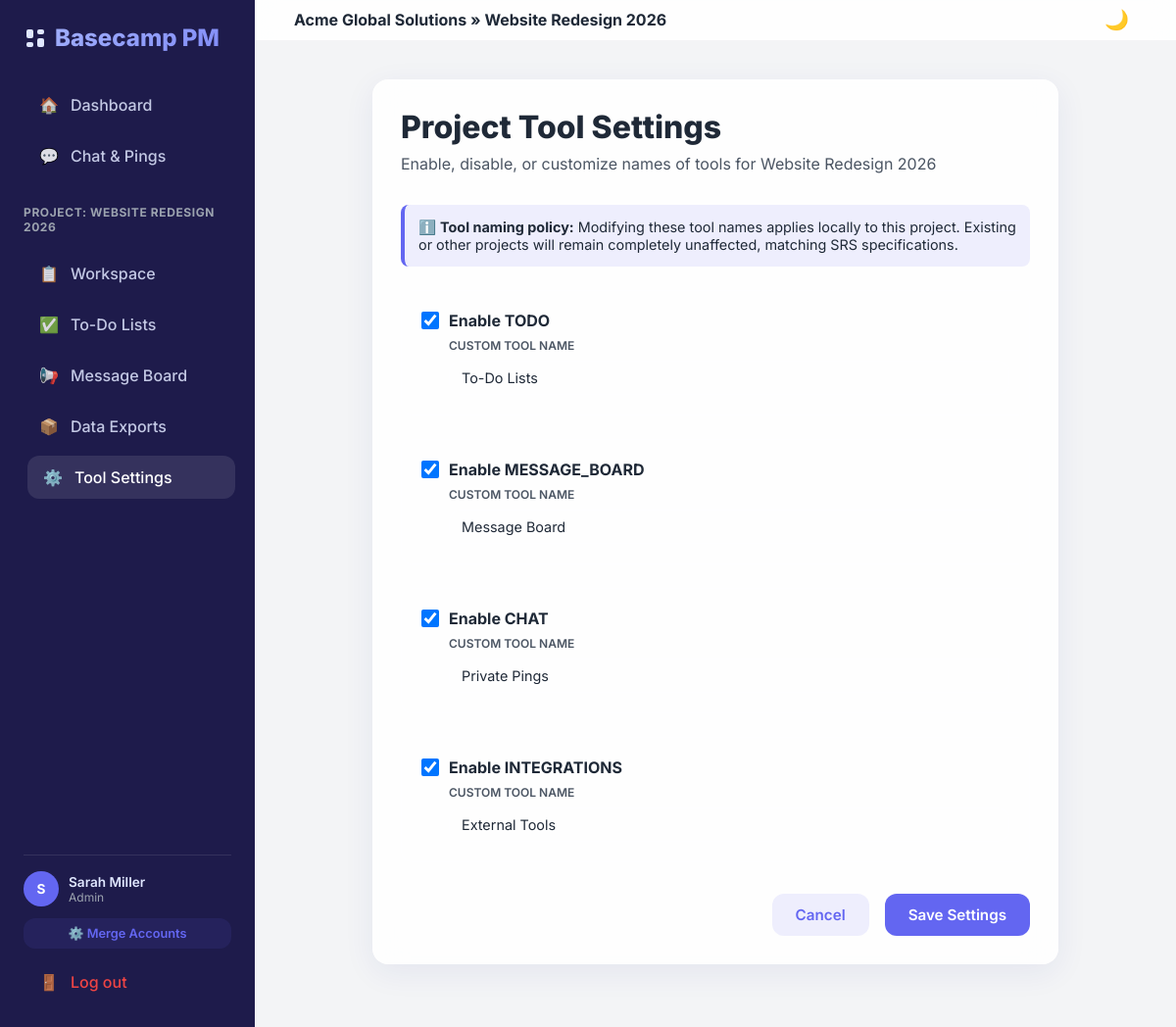
Page /projects/1/configure/ (signed in) on the committed database.
### projects/models.py (models this page shows, shortened)
class Project(models.Model):
    name = models.CharField(max_length=255)
    description = models.TextField(blank=True)
    company = models.ForeignKey('accounts.Company', on_delete=models.CASCADE, related_name='projects')
    created_by = models.ForeignKey('accounts.User', on_delete=models.SET_NULL, null=True, related_name='created_projects')
    members = models.ManyToManyField('accounts.User', related_name='projects', blank=True)
    created_at = models.DateTimeField(auto_now_add=True)

class ProjectTool(models.Model):
    project = models.ForeignKey(Project, on_delete=models.CASCADE, related_name='tools')
    tool_key = models.CharField(max_length=50)
    name = models.CharField(max_length=100)
    is_enabled = models.BooleanField(default=True)
    created_at = models.DateTimeField(auto_now_add=True)
    class Meta:
        unique_together = ('project', 'tool_key')

### accounts/models.py (models this page shows, shortened)
class User(AbstractUser):
    ROLE_ADMIN = 'admin'
    ROLE_MEMBER = 'member'
    ROLE_CLIENT = 'client'
    ROLE_COLLABORATOR = 'collaborator'
    ROLE_CHOICES = [
        (ROLE_ADMIN, 'Admin'),
        (ROLE_MEMBER, 'Organization Member'),
        (ROLE_CLIENT, 'Client'),
        (ROLE_COLLABORATOR, 'Outside Collaborator'),
    ]
    email = models.EmailField(unique=True)
    role = models.CharField(max_length=20, choices=ROLE_CHOICES, default=ROLE_MEMBER)
    is_merged = models.BooleanField(default=False)
    merged_into = models.ForeignKey('self', on_delete=models.SET_NULL, null=True, blank=True, related_name='merged_accounts')
    USERNAME_FIELD = 'email'
    REQUIRED_FIELDS = ['username']

class Company(models.Model):
    name = models.CharField(max_length=255)
    slug = models.SlugField(max_length=255, unique=True)
    created_at = models.DateTimeField(auto_now_add=True)

### projects/views.py (the view, shortened to what this page needs)
# urls.py: path('projects/<int:project_id>/configure/', views.configure_tools, name='configure_tools'),
@login_required
def configure_tools(request, project_id):
    project = get_object_or_404(Project, id=project_id)
    is_admin = request.user.memberships.filter(company=project.company, role=User.ROLE_ADMIN).exists()
    is_creator = (project.created_by == request.user)
    if not (is_admin or is_creator):
        messages.error(request, "Only project owners or administrators can configure tools.")
        return redirect('project_detail', project_id=project.id)
    tools = project.tools.all()
    return render(request, 'projects/configure_tools.html', {
        'project': project,
        'tools': tools
    })

### templates/projects/configure_tools.html (shortened to what this page needs)
{% extends 'base.html' %}
{% block content %}
<div style="max-width: 700px; margin: 0 auto;">
    <div class="glass-card">
        <h1 class="page-title">Project Tool Settings</h1>
        <p class="page-subtitle">Enable, disable, or customize names of tools for {{ project.name }}</p>
        <div style="background-color: var(--accent-light); border-left: 4px solid var(--accent); padding: 14px; border-radius: 8px; margin-bottom: 24px; font-size: 0.9rem;">
            ℹ️ <strong>Tool naming policy:</strong> Modifying these tool names applies locally to this project. Existing or other projects will remain completely unaffected, matching SRS specifications.
        </div>
        <form method="POST">
            <div style="display: flex; flex-direction: column; gap: 24px; margin-bottom: 32px;">
                {% for tool in tools %}
                <div style="padding: 20px; border: 1px solid var(--card-border); border-radius: 12px; display: flex; align-items: center; justify-content: space-between; gap: 20px; background-color: rgba(255, 255, 255, 0.01);">
                    <div style="flex-grow: 1;">
                        <div style="display: flex; align-items: center; gap: 10px; margin-bottom: 8px;">
                            <input type="checkbox" id="enabled_{{ tool.tool_key }}" name="enabled_{{ tool.tool_key }}" class="todo-checkbox" style="width: 18px; height: 18px;" {% if tool.is_enabled %}checked{% endif %}>
                            <label for="enabled_{{ tool.tool_key }}" style="font-weight: 700; font-size: 1rem; cursor: pointer; color: var(--text-primary);">
                                Enable {{ tool.tool_key|upper }}
                            </label>
                        </div>
                        <div class="form-group" style="margin-bottom: 0; margin-left: 28px;">
                            <label style="font-size: 0.75rem; font-weight: 600; text-transform: uppercase;">Custom Tool Name</label>
                            <input type="text" name="name_{{ tool.tool_key }}" class="form-control" value="{{ tool.name }}" style="padding: 8px 12px; font-size: 0.9rem;">
                        </div>
                    </div>
                </div>
                {% endfor %}
            </div>
            <div style="display: flex; gap: 16px; justify-content: flex-end;">
                <a href="{% url 'project_detail' project.id %}" class="btn btn-secondary">Cancel</a>
                <button type="submit" class="btn btn-primary">Save Settings</button>
            </div>
        </form>
    </div>
</div>
{% endblock %}

### templates/base.html (shortened to what this page needs)
{% load static %}
<!DOCTYPE html>
<html lang="en">
<head>
    <link rel="stylesheet" href="https://cdnjs.cloudflare.com/ajax/libs/highlight.js/11.8.0/styles/github-dark.min.css">
    <link rel="stylesheet" href="{% static 'css/style.css' %}">
</head>
<body>
    <div class="app-container">
        {% if user.is_authenticated %}
        <aside class="sidebar">
            <div class="sidebar-brand">
                <span>Basecamp PM</span>
            </div>
            <nav class="sidebar-nav">
                <a href="{% url 'dashboard' %}" class="nav-item {% if request.resolver_match.url_name == 'dashboard' %}active{% endif %}">
                    <span>🏠</span> Dashboard
                </a>
                <a href="{% url 'chat_hub' %}" class="nav-item {% if 'chat' in request.path %}active{% endif %}">
                    <span>💬</span> Chat & Pings
                </a>
                {% if project %}
                <div style="margin: 20px 0 10px 0; font-size: 0.75rem; text-transform: uppercase; letter-spacing: 0.05em; color: var(--text-muted); font-weight: 700;">
                    Project: {{ project.name }}
                </div>
                <a href="{% url 'project_detail' project.id %}" class="nav-item {% if request.resolver_match.url_name == 'project_detail' %}active{% endif %}">
                    <span>📋</span> Workspace
                </a>
                {% if 'todo' in enabled_keys or not enabled_keys %}
                <a href="{% url 'todo_lists' project.id %}" class="nav-item {% if 'todo' in request.path %}active{% endif %}">
                    <span>✅</span> {{ tool_names.todo|default:"To-Do Lists" }}
                </a>
                {% endif %}
                {% if 'message_board' in enabled_keys or not enabled_keys %}
                <a href="{% url 'message_board' project.id %}" class="nav-item {% if 'message-board' in request.path %}active{% endif %}">
                    <span>📢</span> {{ tool_names.message_board|default:"Message Board" }}
                </a>
                {% endif %}
                {% if 'integrations' in enabled_keys or not enabled_keys %}
                <a href="{% url 'export_list' project.id %}" class="nav-item {% if 'exports' in request.path %}active{% endif %}">
                    <span>📦</span> Data Exports
                </a>
                {% endif %}
                {% if user.role == 'admin' or project.created_by == user %}
                <a href="{% url 'configure_tools' project.id %}" class="nav-item {% if 'configure' in request.path %}active{% endif %}">
                    <span>⚙️</span> Tool Settings
                </a>
                {% endif %}
                {% endif %}
            </nav>
            <div class="sidebar-footer">
                <div class="user-badge">
                    <div class="user-avatar">
                        {{ user.first_name|slice:":1"|upper }}
                    </div>
                    <div>
                        <div style="font-weight: 600;">{{ user.first_name }} {{ user.last_name }}</div>
                        <div style="color: var(--text-muted); font-size: 0.75rem;">{{ user.get_role_display }}</div>
                    </div>
                </div>
                {% if user.role == 'admin' %}
                <a href="{% url 'merge_users' %}" class="btn btn-secondary" style="padding: 8px 12px; font-size: 0.8rem; width: 100%;">
                    ⚙️ Merge Accounts
                </a>
                {% endif %}
                <a href="{% url 'logout' %}" class="nav-item" style="color: var(--danger); opacity: 1;">
                    <span>🚪</span> Log out
                </a>
            </div>
        </aside>
        {% endif %}
        <div class="main-wrapper">
            {% if user.is_authenticated %}
            <header class="top-navbar">
                <div>
                    <h4 style="font-weight: 700;">
                        {% if project %}
                            {{ project.company.name }} &raquo; {{ project.name }}
                        {% else %}
                            Workspace Dashboard
                        {% endif %}
                    </h4>
                </div>
                <div class="navbar-actions">
                    <button class="theme-toggle-btn" id="themeToggle" title="Toggle theme">
                    </button>
                </div>
            </header>
            {% endif %}
            <main class="content-body">
                {% block content %}{% endblock %}
            </main>
        </div>
    </div>
</body>
</html>

### static/css/style.css (style rules this page uses)
:root { --bg-color: #f3f4f6; --card-bg: rgba(255, 255, 255, 0.85); --card-border: rgba(255, 255, 255, 0.4); --text-primary: #1f2937; --text-secondary: #4b5563; --text-muted: #9ca3af; --accent: #6366f1; --accent-hover: #4f46e5; --accent-light: rgba(99, 102, 241, 0.1); --danger: #ef4444; --danger-hover: #dc2626; --success: #10b981; --warning: #f59e0b; --sidebar-bg: #1e1b4b; --sidebar-text: #e0e7ff; --shadow: 0 8px 32px 0 rgba(31, 38, 135, 0.07); --border-radius: 16px; --transition: all 0.3s cubic-bezier(0.4, 0, 0.2, 1); }
* { margin: 0; padding: 0; box-sizing: border-box; font-family: 'Inter', system-ui, -apple-system, sans-serif; }
body { background-color: var(--bg-color); color: var(--text-primary); min-height: 100vh; display: flex; overflow-x: hidden; transition: background-color 0.3s ease; }
.app-container { display: flex; width: 100vw; min-height: 100vh; }
.sidebar { width: 260px; background-color: var(--sidebar-bg); color: var(--sidebar-text); display: flex; flex-direction: column; padding: 24px; flex-shrink: 0; z-index: 100; transition: var(--transition); }
.sidebar-brand { font-size: 1.5rem; font-weight: 800; margin-bottom: 32px; display: flex; align-items: center; gap: 8px; background: linear-gradient(135deg, #a5b4fc 0%, #818cf8 100%); -webkit-background-clip: text; -webkit-text-fill-color: transparent; }
.sidebar-nav { display: flex; flex-direction: column; gap: 8px; flex-grow: 1; }
.nav-item { display: flex; align-items: center; gap: 12px; padding: 12px 16px; color: var(--sidebar-text); text-decoration: none; font-weight: 500; border-radius: 12px; opacity: 0.85; transition: var(--transition); }
.nav-item:hover, .nav-item.active { background-color: rgba(255, 255, 255, 0.1); opacity: 1; color: #fff; transform: translateX(4px); }
.sidebar-footer { padding-top: 16px; border-top: 1px solid rgba(255, 255, 255, 0.1); display: flex; flex-direction: column; gap: 12px; }
.user-badge { display: flex; align-items: center; gap: 10px; font-size: 0.85rem; }
.user-avatar { width: 36px; height: 36px; border-radius: 50%; background-color: var(--accent); color: #fff; display: flex; align-items: center; justify-content: center; font-weight: 700; }
.main-wrapper { flex-grow: 1; display: flex; flex-direction: column; height: 100vh; overflow-y: auto; }
.top-navbar { height: 70px; background-color: var(--card-bg); backdrop-filter: blur(12px); -webkit-backdrop-filter: blur(12px); border-bottom: 1px solid var(--card-border); display: flex; align-items: center; justify-content: space-between; padding: 0 40px; position: sticky; top: 0; z-index: 50; transition: var(--transition); }
.navbar-actions { display: flex; align-items: center; gap: 20px; }
.content-body { padding: 40px; flex-grow: 1; max-width: 1400px; width: 100%; margin: 0 auto; }
.glass-card { background-color: var(--card-bg); backdrop-filter: blur(16px); -webkit-backdrop-filter: blur(16px); border: 1px solid var(--card-border); border-radius: var(--border-radius); padding: 28px; box-shadow: var(--shadow); transition: var(--transition); margin-bottom: 24px; }
.btn { display: inline-flex; align-items: center; justify-content: center; gap: 8px; padding: 12px 24px; border-radius: 12px; font-weight: 600; text-decoration: none; border: none; cursor: pointer; transition: var(--transition); font-size: 0.95rem; }
.btn-primary { background-color: var(--accent); color: white; }
.btn-secondary { background-color: var(--accent-light); color: var(--accent); }
.form-group { margin-bottom: 20px; }
.form-group label { display: block; font-size: 0.875rem; font-weight: 600; margin-bottom: 8px; color: var(--text-secondary); }
.form-control { width: 100%; padding: 12px 16px; border-radius: 12px; border: 1px solid var(--card-border); background-color: rgba(255, 255, 255, 0.05); color: var(--text-primary); outline: none; font-size: 0.95rem; transition: var(--transition); }
.page-title { font-size: 2rem; font-weight: 800; margin-bottom: 8px; }
.page-subtitle { color: var(--text-secondary); font-size: 1rem; margin-bottom: 32px; }
.theme-toggle-btn { background: none; border: none; cursor: pointer; font-size: 1.25rem; padding: 8px; border-radius: 50%; display: flex; align-items: center; justify-content: center; color: var(--text-primary); transition: var(--transition); }
.todo-checkbox { width: 20px; height: 20px; border-radius: 6px; border: 2px solid var(--accent); cursor: pointer; transition: var(--transition); }

### rows in the picture
Project: name "WEBSITE REDESIGN 2026", company.name "Acme Global Solutions", name "Website Redesign 2026"
ProjectTool: todo "To-Do Lists", is_enabled "☑", tool_key "TODO", name "To-Do Lists"
ProjectTool: message_board "Message Board", is_enabled "☑", tool_key "MESSAGE_BOARD", name "Message Board"
User: first_name "S", first_name "Sarah", last_name "Miller", role "Admin"
ProjectTool: is_enabled "☑", tool_key "CHAT", name "Private Pings"
ProjectTool: is_enabled "☑", tool_key "INTEGRATIONS", name "External Tools"
